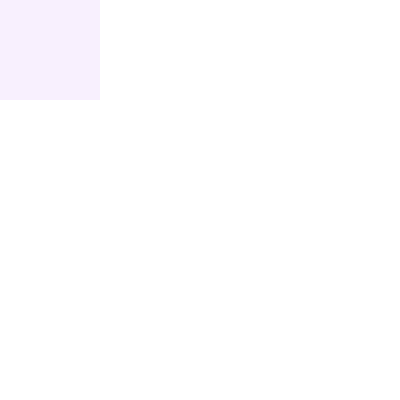
Frame 1 (no input)
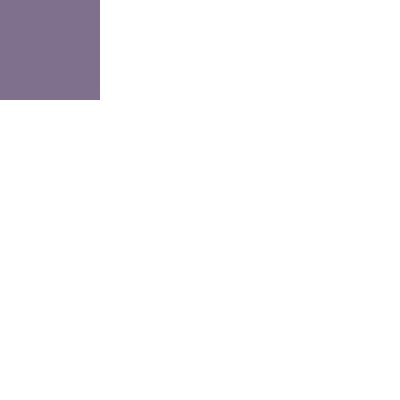
Frame 60 (the mouse pressed at the canvas centre just before this capture)
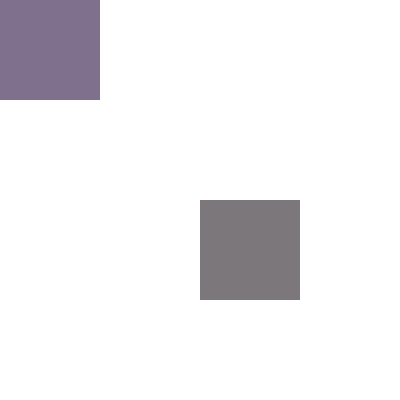
Frame 120 (the mouse held since frame 60 and released just before this capture)

The Processing sketch that drew these frames (run headless with seeded random() and noise(); from frame 60 on, the mouse is pressed at the canvas centre):

// Processing sketch: msr_day2_randomColorFunction
// ── msr_day2_randomColorFunction.pde
void setup() {
  size(400, 400);
  background(255);
}

void draw() {
  //background(255);

  color myColor = randomColor(20);
  noStroke();
  fill(myColor);

  rect(mouseX, mouseY, 100, 100);
  
}

color randomColor(int _alphaValue) {
  float r = random(0, 255);
  float g = random(0, 255);
  float b = random(0, 255);

  color c = color(r, g, b, _alphaValue);
  return c;
}
